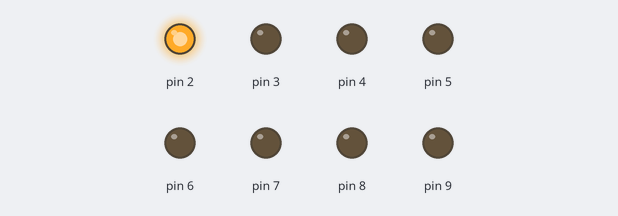
The sketch below on a simulated Arduino Uno, built with avr-gcc and run on an emulated ATmega328P. Shown: output pins drawn as LEDs (lit = HIGH).

Above: at 0.2 s.
At 1.2 s:
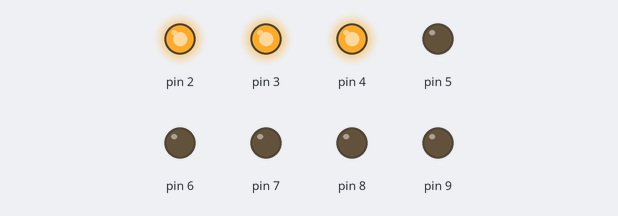
At 2.2 s:
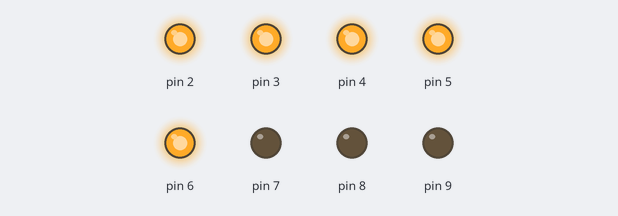
At 4.7 s:
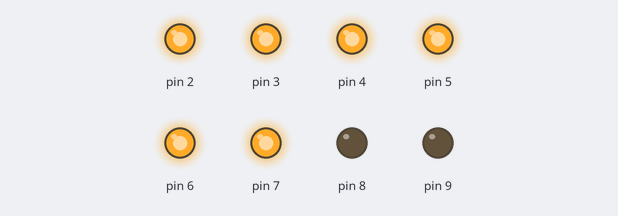
At 6.7 s:
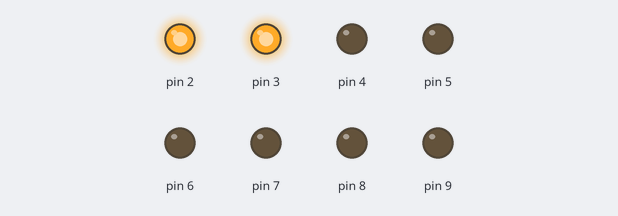
At 9.7 s:
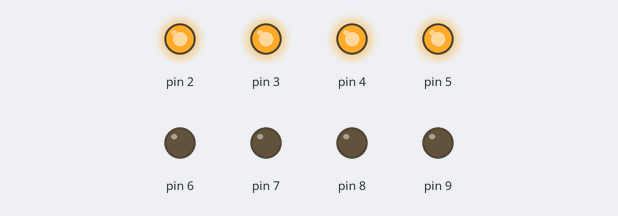
Timing chart, 0 to 10.4 s (numbered marks = the images above):
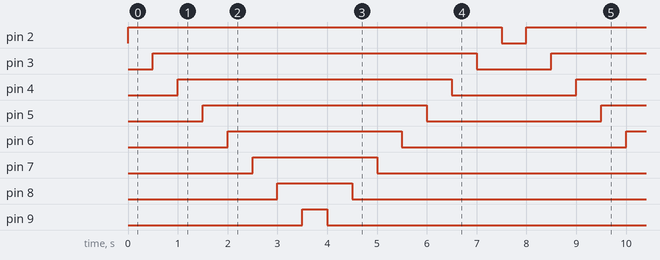

The sketch:

Arduino.ino_2days___.ino
```cpp
// C++ code
//
void setup()
{
 int i;

  for(i=2;i<10;i++)
  {
   pinMode(i, OUTPUT);
  }
}

void loop()
{
  int i;

  for(i=2;i<10;i++)
  {
    digitalWrite(i, HIGH);
  delay(500); // Wait for 1000 millisecond(s)
  }

  for(i=9;i>=2;i--)
  {
    digitalWrite(i, LOW);
  delay(500); // Wait for 1000 millisecond(s)
  }
}
```

Measured:
- by itself, pin 2: alternates HIGH for 7.5 s and LOW for 0.50 s
- by itself, pin 3: alternates HIGH for 6.5 s and LOW for 1.5 s
- by itself, pin 4: alternates HIGH for 5.5 s and LOW for 2.5 s
- by itself, pin 5: alternates HIGH for 4.5 s and LOW for 3.5 s
- by itself, pin 6: alternates HIGH for 3.5 s and LOW for 4.5 s
- by itself, pin 7: alternates HIGH for 2.5 s and LOW for 5.5 s
- by itself, pin 8: alternates HIGH for 1.5 s and LOW for 6.5 s
- by itself, pin 9: alternates HIGH for 0.50 s and LOW for 7.5 s
